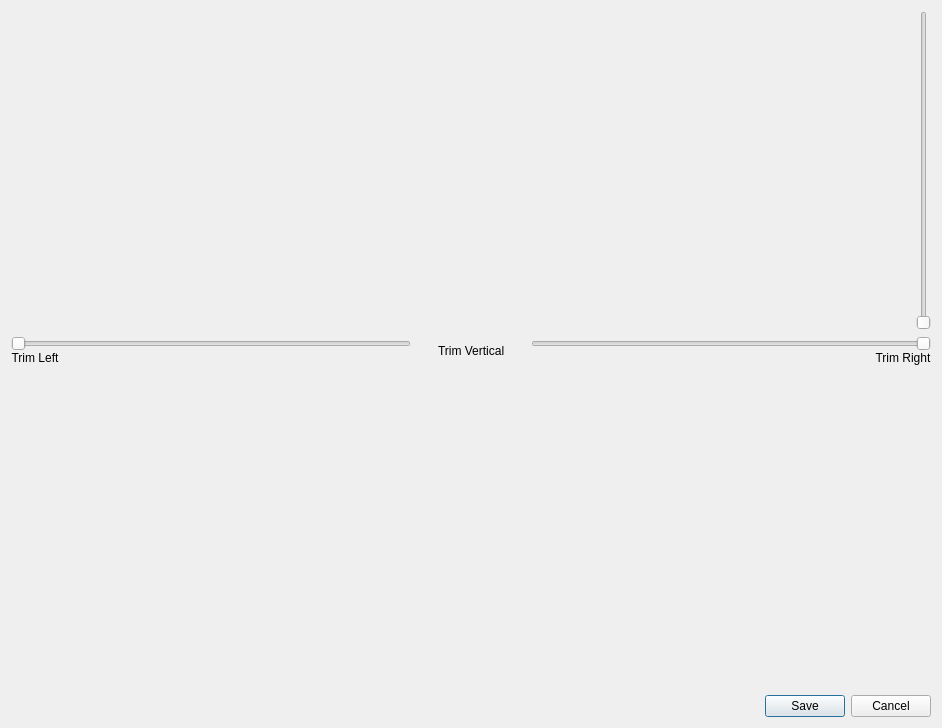
<?xml version="1.0" encoding="UTF-8"?>
<ui version="4.0">
 <class>Dialog</class>
 <widget class="QDialog" name="Dialog">
  <property name="geometry">
   <rect>
    <x>0</x>
    <y>0</y>
    <width>942</width>
    <height>728</height>
   </rect>
  </property>
  <property name="windowTitle">
   <string>Dialog</string>
  </property>
  <property name="modal">
   <bool>true</bool>
  </property>
  <layout class="QVBoxLayout" name="verticalLayout">
   <item>
    <layout class="QHBoxLayout" name="horizontalLayout_30">
     <item>
      <widget class="MplWidget" name="plotWidgetTrims" native="true">
       <property name="sizePolicy">
        <sizepolicy hsizetype="Expanding" vsizetype="Expanding">
         <horstretch>0</horstretch>
         <verstretch>0</verstretch>
        </sizepolicy>
       </property>
       <property name="minimumSize">
        <size>
         <width>700</width>
         <height>300</height>
        </size>
       </property>
      </widget>
     </item>
     <item>
      <widget class="QSlider" name="verticalSliderTrimV">
       <property name="orientation">
        <enum>Qt::Vertical</enum>
       </property>
       <property name="invertedAppearance">
        <bool>false</bool>
       </property>
       <property name="tickPosition">
        <enum>QSlider::NoTicks</enum>
       </property>
       <property name="tickInterval">
        <number>0</number>
       </property>
      </widget>
     </item>
    </layout>
   </item>
   <item>
    <layout class="QHBoxLayout" name="horizontalLayout">
     <item>
      <layout class="QVBoxLayout" name="verticalLayout_9">
       <property name="spacing">
        <number>0</number>
       </property>
       <item>
        <widget class="QSlider" name="horizontalSliderTrimL">
         <property name="minimumSize">
          <size>
           <width>400</width>
           <height>0</height>
          </size>
         </property>
         <property name="orientation">
          <enum>Qt::Horizontal</enum>
         </property>
        </widget>
       </item>
       <item alignment="Qt::AlignLeft">
        <widget class="QLabel" name="labelTrimL">
         <property name="text">
          <string>Trim Left</string>
         </property>
         <property name="alignment">
          <set>Qt::AlignCenter</set>
         </property>
        </widget>
       </item>
      </layout>
     </item>
     <item>
      <spacer name="horizontalSpacer_4">
       <property name="orientation">
        <enum>Qt::Horizontal</enum>
       </property>
       <property name="sizeHint" stdset="0">
        <size>
         <width>13</width>
         <height>13</height>
        </size>
       </property>
      </spacer>
     </item>
     <item>
      <widget class="QLabel" name="labelTrimV">
       <property name="text">
        <string>Trim Vertical</string>
       </property>
      </widget>
     </item>
     <item>
      <spacer name="horizontalSpacer_5">
       <property name="orientation">
        <enum>Qt::Horizontal</enum>
       </property>
       <property name="sizeHint" stdset="0">
        <size>
         <width>13</width>
         <height>13</height>
        </size>
       </property>
      </spacer>
     </item>
     <item>
      <layout class="QVBoxLayout" name="verticalLayout_10">
       <property name="spacing">
        <number>0</number>
       </property>
       <item>
        <widget class="QSlider" name="horizontalSliderTrimR">
         <property name="minimumSize">
          <size>
           <width>400</width>
           <height>0</height>
          </size>
         </property>
         <property name="orientation">
          <enum>Qt::Horizontal</enum>
         </property>
         <property name="invertedAppearance">
          <bool>true</bool>
         </property>
         <property name="invertedControls">
          <bool>false</bool>
         </property>
        </widget>
       </item>
       <item alignment="Qt::AlignRight">
        <widget class="QLabel" name="labelTrimR">
         <property name="sizePolicy">
          <sizepolicy hsizetype="Preferred" vsizetype="Preferred">
           <horstretch>0</horstretch>
           <verstretch>0</verstretch>
          </sizepolicy>
         </property>
         <property name="text">
          <string>Trim Right</string>
         </property>
         <property name="alignment">
          <set>Qt::AlignCenter</set>
         </property>
        </widget>
       </item>
      </layout>
     </item>
    </layout>
   </item>
   <item>
    <widget class="MplWidget" name="plotWidgetTrimsPreview" native="true">
     <property name="sizePolicy">
      <sizepolicy hsizetype="Expanding" vsizetype="Expanding">
       <horstretch>0</horstretch>
       <verstretch>0</verstretch>
      </sizepolicy>
     </property>
     <property name="minimumSize">
      <size>
       <width>700</width>
       <height>300</height>
      </size>
     </property>
    </widget>
   </item>
   <item>
    <widget class="QDialogButtonBox" name="buttonBox">
     <property name="orientation">
      <enum>Qt::Horizontal</enum>
     </property>
     <property name="standardButtons">
      <set>QDialogButtonBox::Cancel|QDialogButtonBox::Save</set>
     </property>
    </widget>
   </item>
  </layout>
 </widget>
 <customwidgets>
  <customwidget>
   <class>MplWidget</class>
   <extends>QWidget</extends>
   <header>mplwidget.h</header>
   <container>1</container>
  </customwidget>
 </customwidgets>
 <resources/>
 <connections>
  <connection>
   <sender>buttonBox</sender>
   <signal>accepted()</signal>
   <receiver>Dialog</receiver>
   <slot>accept()</slot>
   <hints>
    <hint type="sourcelabel">
     <x>248</x>
     <y>254</y>
    </hint>
    <hint type="destinationlabel">
     <x>157</x>
     <y>274</y>
    </hint>
   </hints>
  </connection>
  <connection>
   <sender>buttonBox</sender>
   <signal>rejected()</signal>
   <receiver>Dialog</receiver>
   <slot>reject()</slot>
   <hints>
    <hint type="sourcelabel">
     <x>316</x>
     <y>260</y>
    </hint>
    <hint type="destinationlabel">
     <x>286</x>
     <y>274</y>
    </hint>
   </hints>
  </connection>
 </connections>
</ui>
